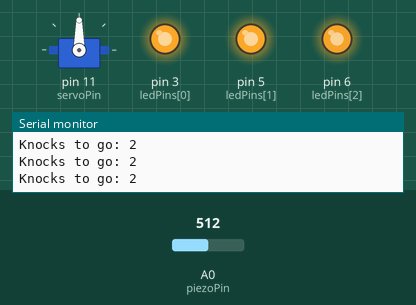
Bench run of a sketch on a simulated Arduino Uno, built with avr-gcc and run on an emulated ATmega328P. Shown: servo, output pins drawn as LEDs (lit = HIGH), the last lines printed to the serial monitor. Inputs (shaded band) come from the test bench; at power-on: A0 (piezoPin) = 512. Random numbers use the default seed unless the sketch sets one.

Above: at 1.87 s.
1.9 s: A0 (piezoPin) set to 104
At 2.07 s:
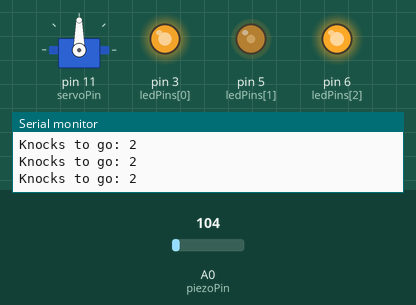
4.9 s: A0 (piezoPin) set to 92
At 5.3 s:
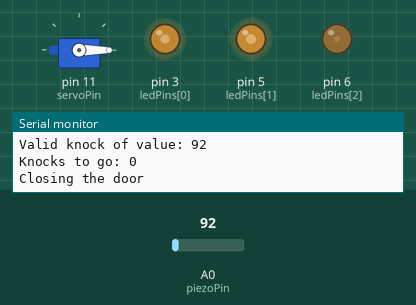
At 5.66 s:
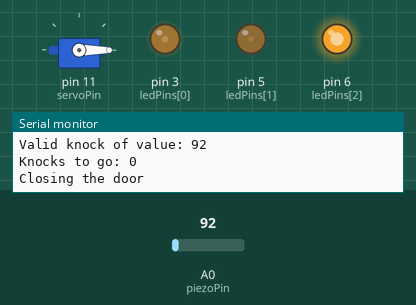
7.9 s: A0 (piezoPin) set to 122
Timing chart, 0 to 26.2 s (numbered marks = the images above; inputs shaded):
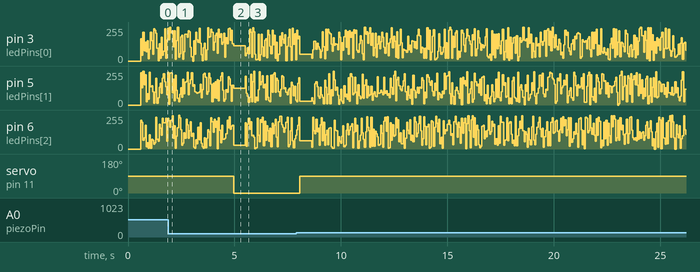

Measured:
- the behaviour switches between 100 and 99 on A0 (piezoPin) (found by bisection; images 1 and 2)
- after the input at 4.9 s, servo on pin 11 (servoPin): 90° → 0° after 0.06 s

The sketch:

Trap.ino
```cpp
#include <Servo.h>

static const int ledPins[] = {3,5,6};
static const int ledPinsCount = 3;
static const int servoPin = 11;
static const int piezoPin = A0;

static const int knockThreshold = 2;
static const int quietKnock = 5;
static const int loudKnock = 100;

static const int doorStateClosed = 0;
static const int doorStateOpen = 90;

static const int loopInterval = 50;
static const int doorOpenInterval = 2500;

typedef struct State {
  int knockValue;
  int numberOfKnocks;
  int doorState;
  int doorTimeout;
} State_t;

Servo servo;
State_t state;

int knockVal;
int numberOfKnocks = 0;

boolean isOpen = false;
int doorTimeout = 0;

void setup() {
  Serial.begin(9600);
  while (!Serial) { delay(100); }
  delay(500);

  for (int i = 0; i < ledPinsCount; i++) {
    pinMode(ledPins[i], OUTPUT);
  }

  state = {0, 0, doorStateOpen, 0};

  servo.attach(servoPin);
  servo.write(state.doorState);

  delay(100);
  Serial.println("Setup complete");
}

void loop() {
  for (int i = 0; i < ledPinsCount; i++) {
    int brightness = random(0, 256);
    analogWrite(ledPins[i], brightness);
  }

  if (state.doorState == doorStateOpen) {
    // this implementation largely pulled from "Arduino Projects Book" (starter kit)
    state.knockValue = analogRead(piezoPin);
    if (state.numberOfKnocks < knockThreshold && state.knockValue > 0) {
      if (checkForKnock(state.knockValue)) {
        state.numberOfKnocks++;
      }
      Serial.print("Knocks to go: ");
      Serial.println(knockThreshold - state.numberOfKnocks);
    }

    if (state.numberOfKnocks >= knockThreshold) {
      closeDoor();
    }

  } else {
    if (state.doorTimeout < 0) {
      openDoor();
    }
    state.doorTimeout -= loopInterval;
  }

  delay(loopInterval);
}

void openDoor() {
  Serial.println("Opening the door");
  state.doorState = doorStateOpen;
  state.doorTimeout = 0;
  servo.write(state.doorState);
  state.numberOfKnocks = 0;
  delay(500);
}

void closeDoor() {
  Serial.println("Closing the door");
  state.doorState = doorStateClosed;
  state.doorTimeout = doorOpenInterval;
  servo.write(state.doorState);
  state.numberOfKnocks = 0;
  delay(500);
}

boolean checkForKnock(int value) {
  if (value > quietKnock && value < loudKnock) {
    Serial.print("Valid knock of value: ");
    Serial.println(value);
    return true;
  }
  return false;
}
```
